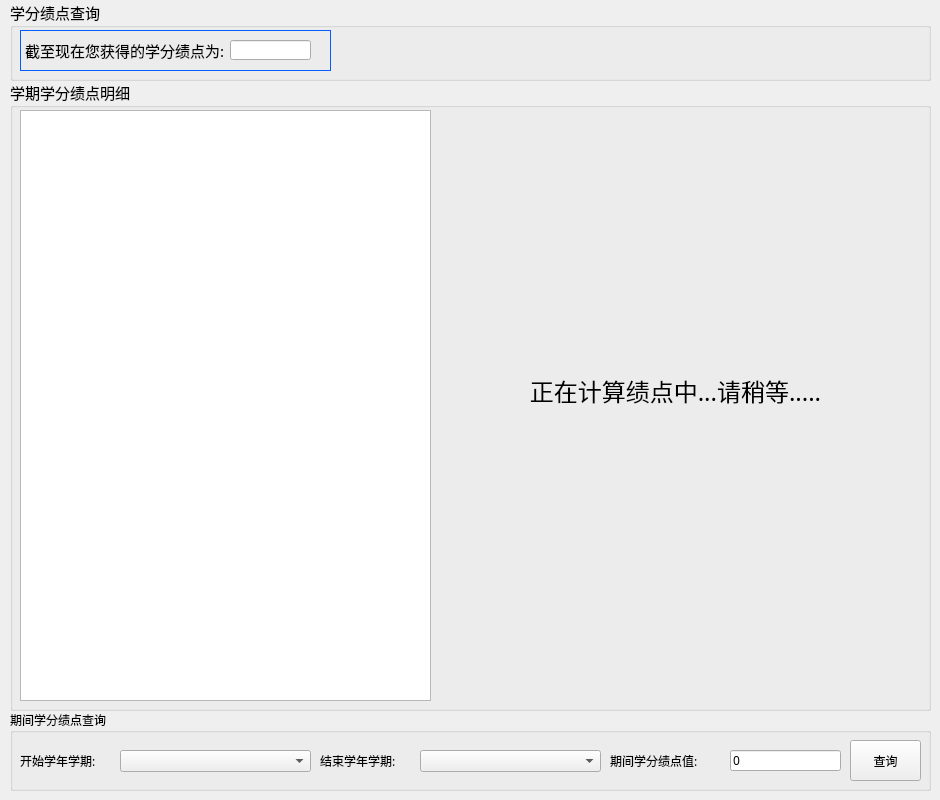
     <widget class="QWidget" name="Grade_point">
      <attribute name="title">
       <string>学分绩点</string>
      </attribute>
      <widget class="QGroupBox" name="groupBox_7">
       <property name="geometry">
        <rect>
         <x>10</x>
         <y>0</y>
         <width>921</width>
         <height>81</height>
        </rect>
       </property>
       <property name="font">
        <font>
         <family>黑体</family>
         <pointsize>11</pointsize>
        </font>
       </property>
       <property name="title">
        <string>学分绩点查询</string>
       </property>
       <widget class="QLabel" name="label_5">
        <property name="geometry">
         <rect>
          <x>10</x>
          <y>30</y>
          <width>311</width>
          <height>41</height>
         </rect>
        </property>
        <property name="styleSheet">
         <string notr="true">
border-color: rgb(5, 92, 255);
border-width: 1px;border-style: solid;</string>
        </property>
        <property name="text">
         <string>截至现在您获得的学分绩点为:</string>
        </property>
       </widget>
       <widget class="QLineEdit" name="grade_point_led">
        <property name="geometry">
         <rect>
          <x>220</x>
          <y>40</y>
          <width>81</width>
          <height>20</height>
         </rect>
        </property>
        <property name="readOnly">
         <bool>true</bool>
        </property>
       </widget>
      </widget>
      <widget class="QGroupBox" name="groupBox_8">
       <property name="geometry">
        <rect>
         <x>10</x>
         <y>80</y>
         <width>921</width>
         <height>631</height>
        </rect>
       </property>
       <property name="font">
        <font>
         <family>黑体</family>
         <pointsize>11</pointsize>
        </font>
       </property>
       <property name="title">
        <string>学期学分绩点明细</string>
       </property>
       <widget class="QTableView" name="group_point_view">
        <property name="geometry">
         <rect>
          <x>10</x>
          <y>30</y>
          <width>411</width>
          <height>591</height>
         </rect>
        </property>
        <attribute name="verticalHeaderVisible">
         <bool>false</bool>
        </attribute>
       </widget>
       <widget class="QLabel" name="loading_lab">
        <property name="geometry">
         <rect>
          <x>460</x>
          <y>220</y>
          <width>411</width>
          <height>181</height>
         </rect>
        </property>
        <property name="font">
         <font>
          <family>华文行楷</family>
          <pointsize>18</pointsize>
         </font>
        </property>
        <property name="text">
         <string>正在计算绩点中...请稍等.....</string>
        </property>
        <property name="alignment">
         <set>Qt::AlignCenter</set>
        </property>
       </widget>
      </widget>
      <widget class="QGroupBox" name="groupBox_9">
       <property name="geometry">
        <rect>
         <x>10</x>
         <y>710</y>
         <width>921</width>
         <height>81</height>
        </rect>
       </property>
       <property name="font">
        <font>
         <family>黑体</family>
        </font>
       </property>
       <property name="title">
        <string>期间学分绩点查询</string>
       </property>
       <widget class="QLabel" name="label_6">
        <property name="geometry">
         <rect>
          <x>10</x>
          <y>30</y>
          <width>101</width>
          <height>41</height>
         </rect>
        </property>
        <property name="text">
         <string>开始学年学期:</string>
        </property>
       </widget>
       <widget class="QComboBox" name="start_cmbox">
        <property name="geometry">
         <rect>
          <x>110</x>
          <y>40</y>
          <width>191</width>
          <height>22</height>
         </rect>
        </property>
       </widget>
       <widget class="QComboBox" name="end_cmbox">
        <property name="geometry">
         <rect>
          <x>410</x>
          <y>40</y>
          <width>181</width>
          <height>22</height>
         </rect>
        </property>
       </widget>
       <widget class="QLabel" name="label_7">
        <property name="geometry">
         <rect>
          <x>310</x>
          <y>30</y>
          <width>101</width>
          <height>41</height>
         </rect>
        </property>
        <property name="text">
         <string>结束学年学期:</string>
        </property>
       </widget>
       <widget class="QLabel" name="label_8">
        <property name="geometry">
         <rect>
          <x>600</x>
          <y>30</y>
          <width>111</width>
          <height>41</height>
         </rect>
        </property>
        <property name="text">
         <string>期间学分绩点值:</string>
        </property>
       </widget>
       <widget class="QLineEdit" name="group_point_lne">
        <property name="geometry">
         <rect>
          <x>720</x>
          <y>40</y>
          <width>111</width>
          <height>21</height>
         </rect>
        </property>
        <property name="text">
         <string>0</string>
        </property>
        <property name="readOnly">
         <bool>true</bool>
        </property>
       </widget>
       <widget class="QPushButton" name="query_group_point_btn">
        <property name="geometry">
         <rect>
          <x>840</x>
          <y>30</y>
          <width>71</width>
          <height>41</height>
         </rect>
        </property>
        <property name="text">
         <string>查询</string>
        </property>
       </widget>
      </widget>
     </widget>
